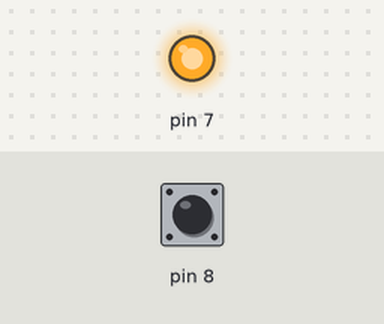
A sketch run on a simulated Arduino Uno, built with avr-gcc and run on an emulated ATmega328P. On the bench: output pins drawn as LEDs (lit = HIGH). Dashed ring = blinking. The test bench sets the inputs (shaded band); at power-on: pin 8 HIGH.

Above: at 1.2 s.
1.3 s: pin 8 pulsed LOW 5 times (0.12 s each, 0.3 s apart)
At 1.79 s:
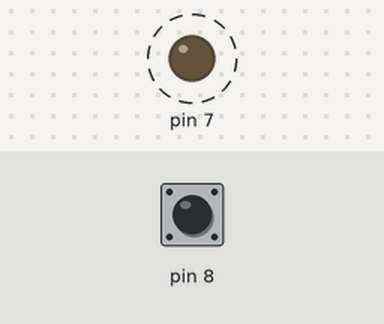
4.3 s: pin 8 driven LOW
At 5.7 s:
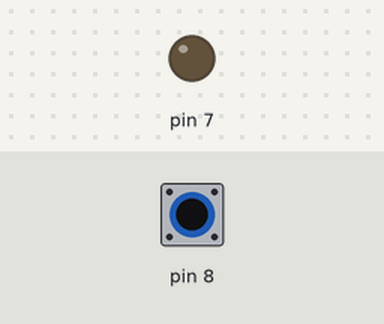
Timing chart, 0 to 7.3 s (numbered marks = the images above; inputs shaded):
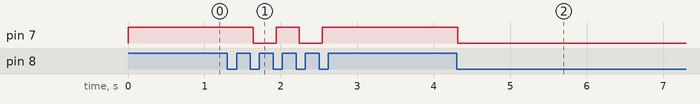

Measured:
- after the input at 1.3 s, pin 7: alternates HIGH for 0.30 s and LOW for 0.30 s, 4 changes in all, then stays HIGH, starting after 0.34 s
- after the input at 4.3 s, pin 7: HIGH → LOW at once

The sketch:

LCDBotton.ino
```cpp
#include <SoftwareSerial.h>

SoftwareSerial lcd(2, 3);

int counter = 0;
bool premuto = false;
bool old_premuto = true;

void setup(){
  Serial.begin(9600);
  lcd.begin(9600);
  pinMode(7, OUTPUT);
  pinMode(8, INPUT);
  digitalWrite(7, HIGH);
}

void loop()
{
  if(digitalRead(8)==0){
    delay(10);

    if((digitalRead(8)==0) && counter%2==0){
       digitalWrite(7,HIGH);
    }
    if((digitalRead(8)==0) && counter%2!=0){
       digitalWrite(7,LOW);
    }
    counter++;
    while(digitalRead(8)==0);
  }

  //lcd.print("$CLEAR\r\n");   //clear screen

  lcd.print("$GO 2 1\r\n");  // display address is : the line 2,the row 4
  lcd.print("$PRINT TIME: \r\n");  // display the character "Hello World!"

  lcd.print("$GO 2 7\r\n");  // display address is : the line 1,the row 1
  lcd.print("$PRINT ");
  lcd.print(millis()/1000);
  lcd.print("\r\n");  // display the character "Emartee  COM"

  lcd.print("$GO 1 1\r\n");  // display address is : the line 2,the row 4
  lcd.print("$PRINT COUNT: \r\n");  // display the character "Hello World!"

  lcd.print("$GO 1 8\r\n");  // display address is : the line 1,the row 1
  lcd.print("$PRINT ");
  lcd.print(counter);
  lcd.print("\r\n");  // display the character "Emartee  COM"

  lcd.print("$CURSOR 1 1\r\n");  // CURSOR move to line 1 , row 1


}
```
